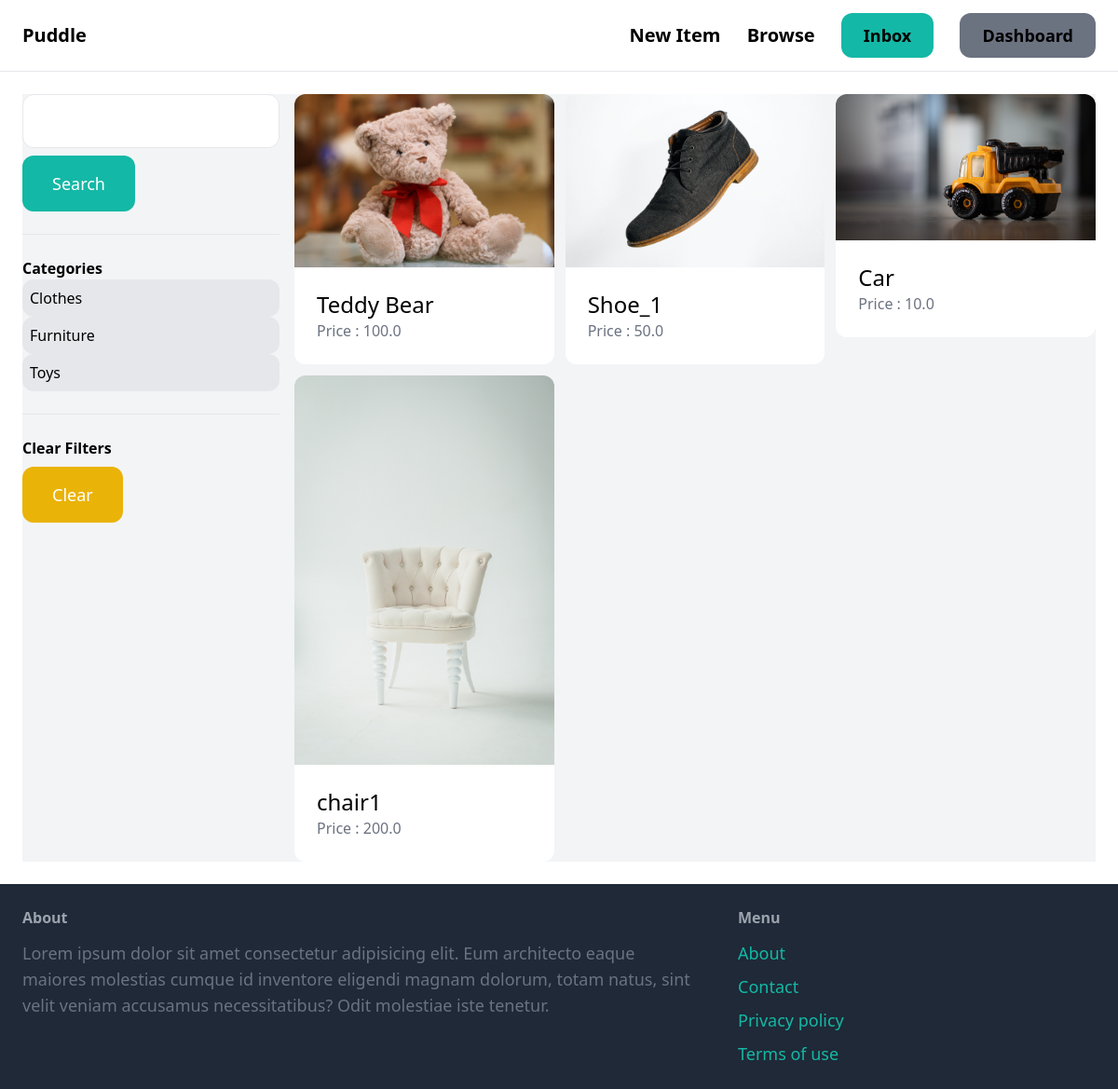
The app's page /items/ (signed in) with its own data.
### item/models.py (models this page shows, shortened)
class Category(models.Model):
    name = models.CharField(max_length = 255)
    class Meta:
        ordering = ('name',)
        verbose_name_plural = 'Categories'

class Item(models.Model):
    category = models.ForeignKey(Category, related_name='items', on_delete=models.CASCADE)
    name = models.CharField(max_length=255)
    description = models.TextField(blank=True, null=True)
    price = models.FloatField()
    image = models.ImageField(upload_to='item_images', blank=True, null=True)
    is_sold = models.BooleanField(default=False)
    created_by = models.ForeignKey(User, related_name='items', on_delete=models.CASCADE)
    created_at = models.DateTimeField(auto_now_add=True)

### item/views.py (the view)
# urls.py: path('', views.items, name='items'),
def items(request):
    query = request.GET.get('query', '')
    category_id = request.GET.get('category', 0)
    categories = Category.objects.all()
    items = Item.objects.filter(is_sold=False)
    if category_id:
        items = items.filter(category_id=category_id)
    if query:
        items = items.filter(Q(name__icontains=query) | Q(description__icontains=query))
    return render(request, 'item/items.html', {
        'items': items,
        'query': query,
        'categories': categories,
        'category_id': category_id
    })

### item/templates/item/items.html (shortened to what this page needs)
{% extends 'core/base.html' %}
{% block content %}
    <div class="pb-b grid grid-cols-4 gap-4 bg-gray-100">
        <div class="col-span-1">
            <form method="get" action="{% url 'item:items' %}">
                <input name='query' class="w-full py-4 px-6 border rounded-xl" type="text" value="{{ query }}">
                <button class="mt-2 py-4 px-8 text-lg bg-teal-500 text-white rounded-xl">Search</button>
            </form>
            <hr class="my-6">
            <p class="font-semibold">Categories</p>
            <ul>
                {% for category in categories %}
                    <li class="py-2 px-2 rounded-xl{% if category.id == category.id %} bg-gray-200 {% endif %}">
                        <a href="{% url 'item:items' %}?query={{ query }}&category={{ category.id }}">{{ category.name }}</a>
                    </li>
                    {% endfor %}
            </ul>
            <hr class="my-6">
            <p class="font-semibold">Clear Filters</p>
            <ul>
                <li><a href="{% url 'item:items' %}" class="mt-2 py-4 px-8 inline-block bg-yellow-500 text-lg rounded-xl text-white">Clear</a></li>
            </ul>
        </div>
        <div class="col-span-3">
            <div class="grid grid-cols-3 gap-3">
                {% for item in items %}
                    <div>
                        <a href="{% url 'item:detail' item.id %}">
                            <div>
                                <img src="{{ item.image.url }}" class="rounded-t-xl">
                            </div>
                            <div class="p-6 bg-white rounded-b-xl">
                                <h2 class="text-2xl">{{ item.name }}</h2>
                                <p class="text-gray-500">Price : {{ item.price }}</p>
                            </div>
                        </a>
                    </div>
                {% endfor %}
            </div>
        </div>
    </div>
{% endblock %}

### records on screen
Category: name "Clothes"
Category: name "Furniture"
Category: name "Toys"
Item: image (picture), name "Teddy Bear", price "100.0"
Item: image (picture), name "Shoe_1", price "50.0"
Item: image (picture), name "Car", price "10.0"
Item: image (picture), name "chair1", price "200.0"
